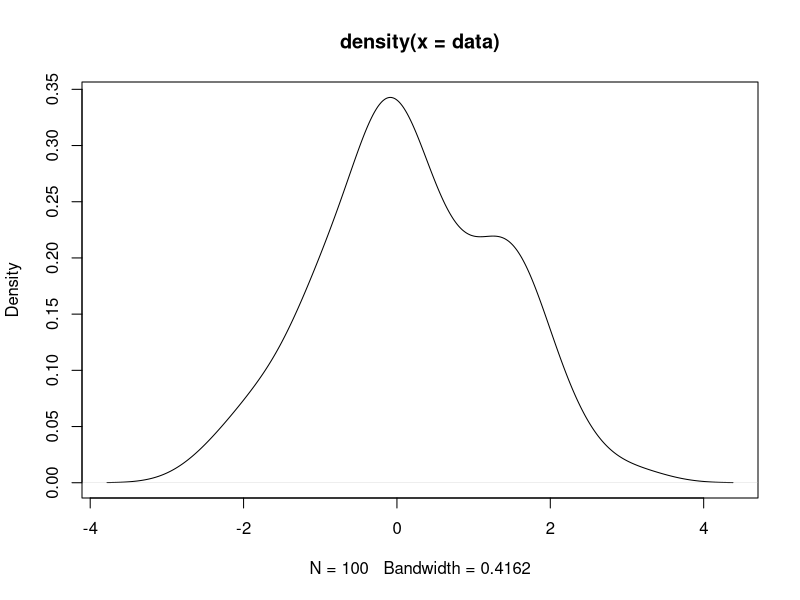
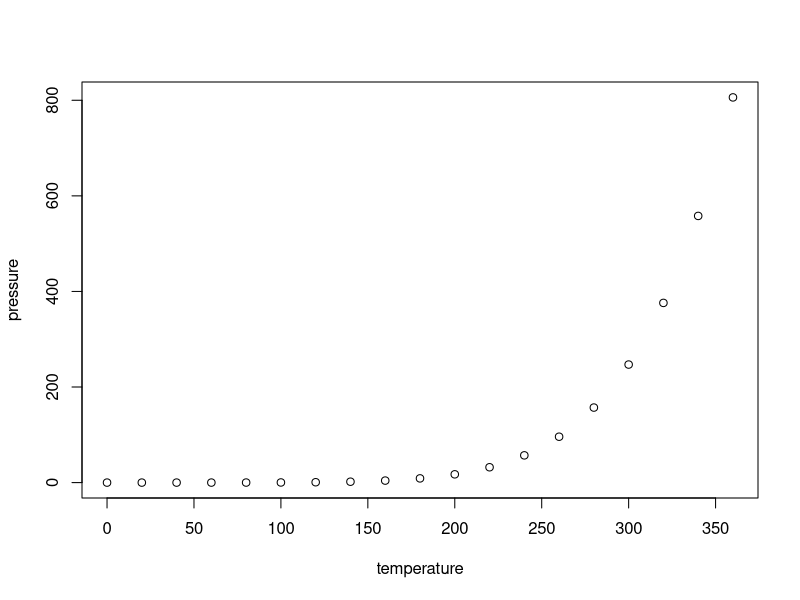
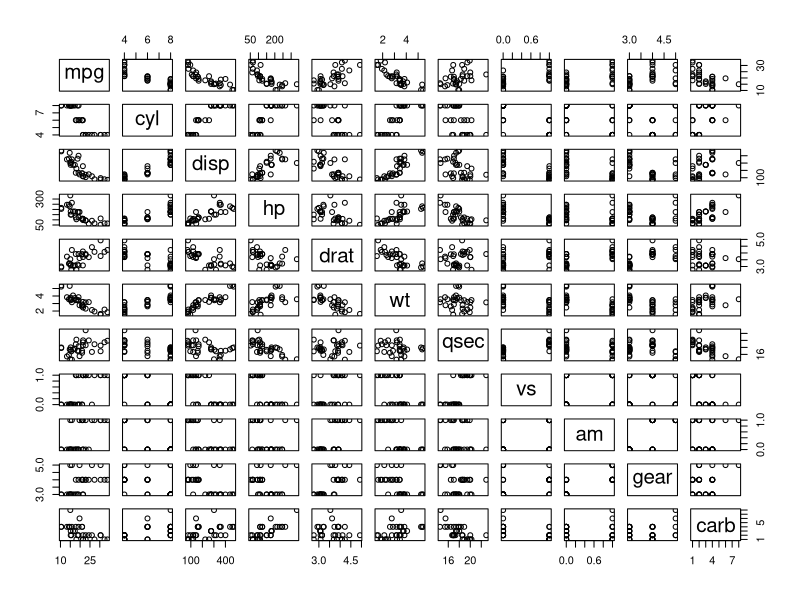

Generate these figures, in order, with R:
## ---- chunk 1
knitr::opts_chunk$set(echo = TRUE)
## ---- chunk 2
summary(cars)
data=rnorm(100)
plot(density(data))
## ---- chunk 3
plot(pressure)
## ---- chunk 4
plot(mtcars)
